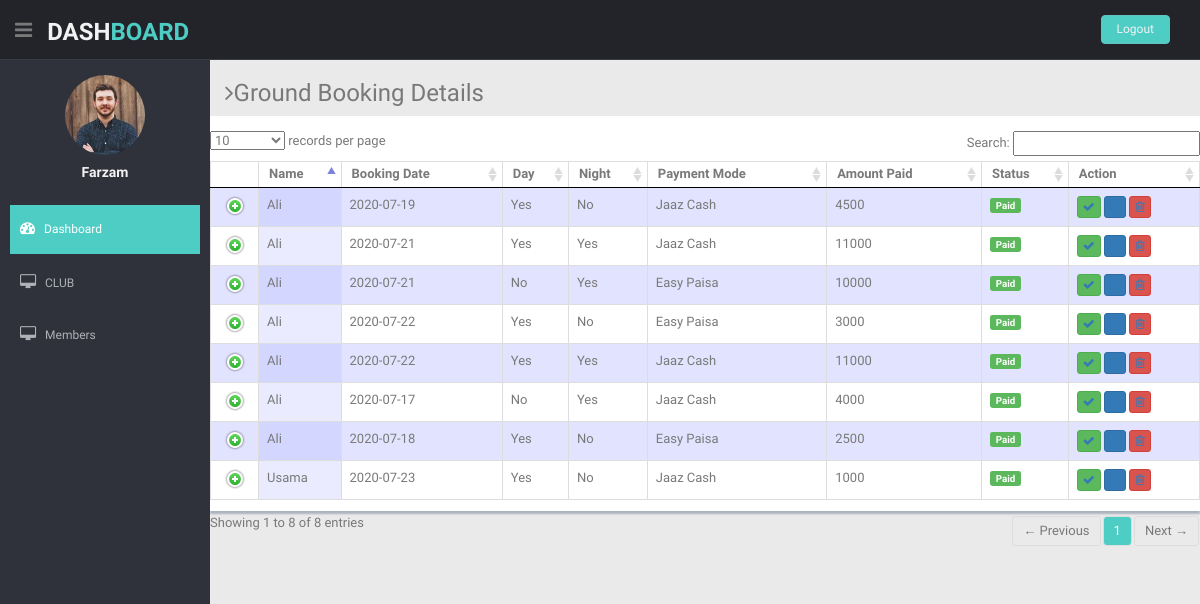
The page /Dashboard/groundBooking.php (signed in) on the database its author committed.
### tables this page shows
CREATE TABLE `ground_booking` (
  `id` int(11) NOT NULL,
  `ground_code` int(11) NOT NULL,
  `member_code` int(11) NOT NULL,
  `booking_date` date NOT NULL,
  `Day` varchar(15) DEFAULT NULL,
  `Night` varchar(15) DEFAULT NULL,
  `payment_mode` varchar(25) NOT NULL,
  `amount_paid` int(11) NOT NULL,
  `decision` varchar(15) NOT NULL
);

CREATE TABLE `register_member` (
  `member_code` int(11) NOT NULL,
  `member_name` varchar(100) NOT NULL,
  `joining_date` date NOT NULL,
  `member_cont1` varchar(11) NOT NULL,
  `member_cont2` varchar(11) DEFAULT NULL,
  `member_cnic` varchar(13) NOT NULL,
  `member_address` varchar(250) NOT NULL
);

### Dashboard/groundBooking.php (the view, shortened to what this page needs)
<?php include 'connection.php';
    $q = "SELECT * FROM `ground_booking`";
    $r = mysqli_query($conn,$q);
?>
<!DOCTYPE html>
<html lang="en">
<head>
  <link href="lib/bootstrap/css/bootstrap.min.css" rel="stylesheet">
  <link href="lib/font-awesome/css/font-awesome.css" rel="stylesheet" />
  <link href="lib/advanced-datatable/css/demo_page.css" rel="stylesheet" />
  <link href="lib/advanced-datatable/css/demo_table.css" rel="stylesheet" />
  <link rel="stylesheet" href="lib/advanced-datatable/css/DT_bootstrap.css" />
  <link href="css/style.css" rel="stylesheet">
  <link href="css/style-responsive.css" rel="stylesheet">
</head>
<body>
  <section id="container">
      <?php include 'header.php'; ?>
    <section id="main-content">
      <section class="wrapper">
        <h3><i class="fa fa-angle-right"></i>Ground Booking Details</h3>
        <div class="row mb">
          <div class="content-panel">
            <div class="adv-table">
              <table cellpadding="0" cellspacing="0" border="0" class="display table table-bordered" id="hidden-table-info">
            <thead>
                  <tr>
                    <th>Name</th>
                    <th>Booking Date</th>
                    <th>Day</th>
                    <th>Night</th>
                    <th>Payment Mode</th>
                    <th>Amount Paid</th>
                    <th>Status</th>
                    <th>Action</th>
                  </tr>
            </thead>
            <tbody>
            <?php while($row = mysqli_fetch_assoc($r)) {?>
                  <tr>
                    <?php
                      $q1 = "SELECT * FROM `register_member` WHERE `member_code`='$row[member_code]'";
                      $r1 = mysqli_query($conn,$q1);
                      $row2 = mysqli_fetch_assoc($r1);
                    ?>
                    <td><?php echo $row2['member_name']; ?></td>
                    <td><?php echo $row['booking_date']; ?></td>
                    <td><?php echo $row['Day']; ?></td>
                    <td><?php echo $row['Night']; ?></td>
                    <td><?php echo $row['payment_mode']; ?></td>
                    <td><?php echo $row['amount_paid']; ?></td>
                    <?php if($row['decision'] == "Confirmed") {?>
                        <td><span class="label label-success label-mini">Paid</span></td>
                    <?php }  ?>
                    <td>
                      <button class="btn btn-success btn-xs"><a href="groundBookingEdit&Delete.php?id=<?php echo $row['id']?>&stat=Paid"><i class="fa fa-check"></i></a></button>
                      <button class="btn btn-primary btn-xs"><a href="groundBookingEdit&Delete.php?id=<?php echo $row['id']?>&stat=Pending"><i class="fa fa-pencil"></i></a></button>
                      <button class="btn btn-danger btn-xs"><a href="groundBookingEdit&Delete.php?id=<?php echo $row['id']?>&stat=Delete"><i class="fa fa-trash-o "></i></a></button>
                    </td>
                    <?php } ?>
                 </tr>
            </tbody>
              </table>
            </div>
          </div>
        </div>
      </section>
    </section>
  </section>
</body>
</html>

### Dashboard/css/style.css (style rules this page uses)
body { color: #797979; background: #eaeaea; font-family: 'Ruda', sans-serif; padding: 0px !important; margin: 0px !important; font-size:13px; }
a, a:hover, a:focus { text-decoration: none; outline: none; }
#container { width: 100%; height: 100%; }
.mb { margin-bottom: 25px; }
#main-content { margin-left: 210px; }
.wrapper { display: inline-block; margin-top: 60px; padding-left: 15px; padding-right: 15px; padding-bottom: 15px; padding-top: 0px; width: 100%; }
.content-panel { background: #ffffff; box-shadow: 0px 3px 2px #aab2bd; padding-top: 15px; padding-bottom: 5px; }

### rows shown on the page
ground_booking: member_code.member_name "Ali", booking_date "2020-07-19", Day "Yes", Night "No", payment_mode "Jaaz Cash", amount_paid "4500", decision "Paid"
ground_booking: member_code.member_name "Ali", booking_date "2020-07-21", Day "Yes", Night "Yes", payment_mode "Jaaz Cash", amount_paid "11000", decision "Paid"
ground_booking: member_code.member_name "Ali", booking_date "2020-07-21", Day "No", Night "Yes", payment_mode "Easy Paisa", amount_paid "10000", decision "Paid"
ground_booking: member_code.member_name "Ali", booking_date "2020-07-22", Day "Yes", Night "No", payment_mode "Easy Paisa", amount_paid "3000", decision "Paid"
ground_booking: member_code.member_name "Ali", booking_date "2020-07-22", Day "Yes", Night "Yes", payment_mode "Jaaz Cash", amount_paid "11000", decision "Paid"
ground_booking: member_code.member_name "Usama", booking_date "2020-07-23", Day "Yes", Night "No", payment_mode "Jaaz Cash", amount_paid "1000", decision "Paid"
ground_booking: member_code.member_name "Ali", booking_date "2020-07-17", Day "No", Night "Yes", payment_mode "Jaaz Cash", amount_paid "4000", decision "Paid"
ground_booking: member_code.member_name "Ali", booking_date "2020-07-18", Day "Yes", Night "No", payment_mode "Easy Paisa", amount_paid "2500", decision "Paid"

### other values the page prints
$_SESSION['name'] "Farzam"
